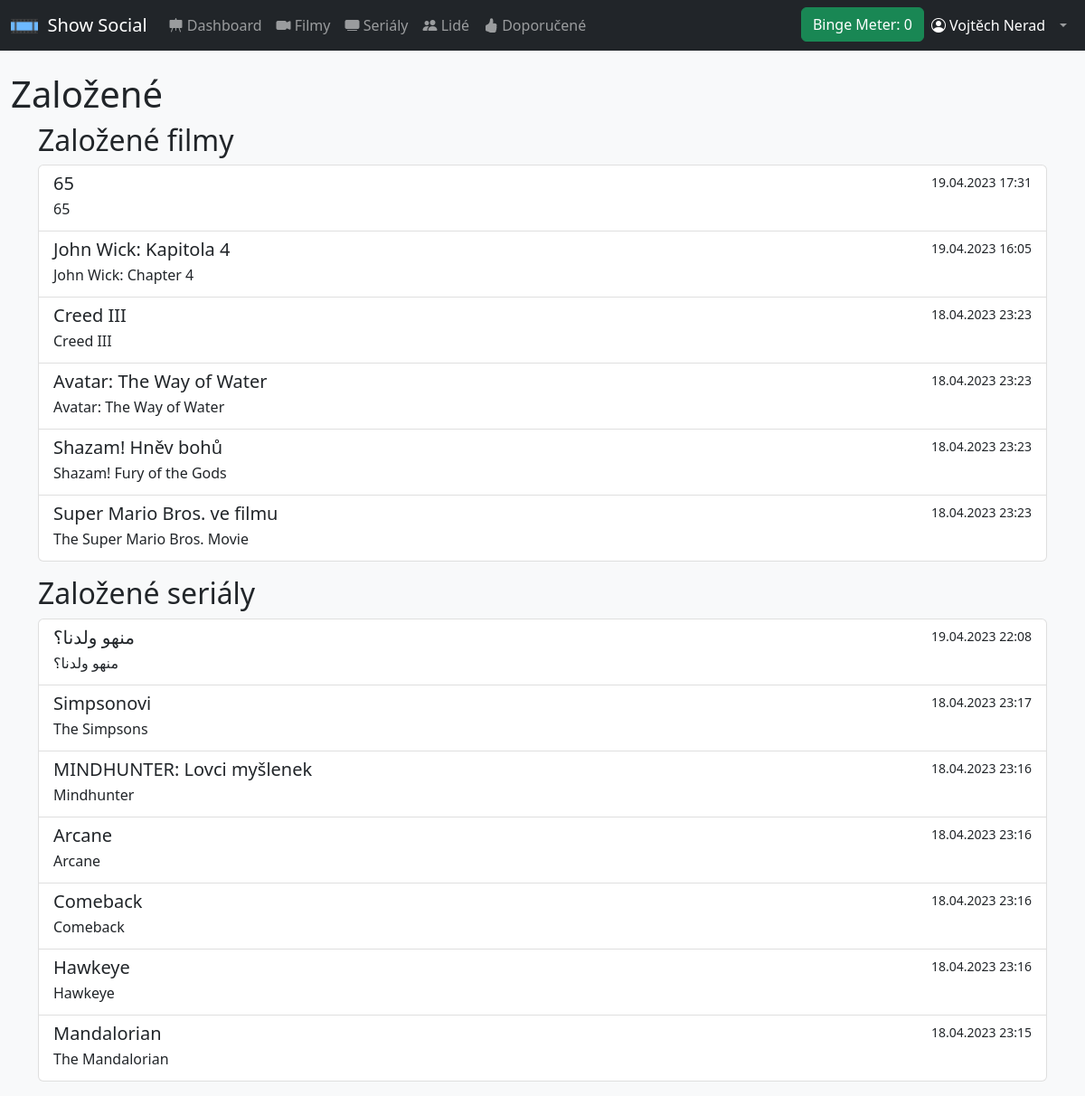
Page /bookmarks.php (signed in) on the earlier database version.
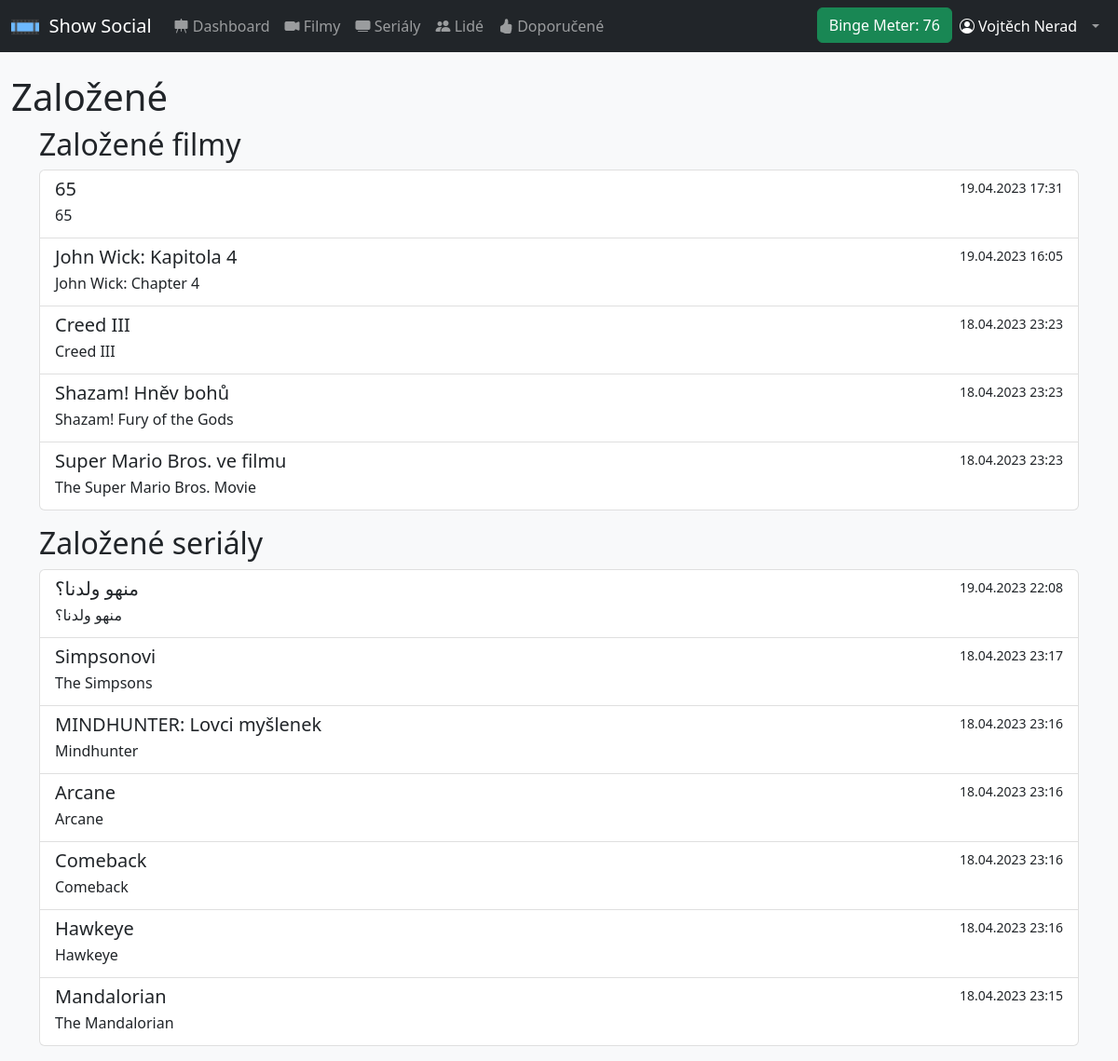
Same page on the later database version.
### tables this page shows
CREATE TABLE `bookmarked_movies` (
  `user_id` int(11) NOT NULL,
  `movie_id` int(11) NOT NULL,
  `timestamp` timestamp NOT NULL DEFAULT current_timestamp()
);

CREATE TABLE `movies` (
  `movie_id` int(11) NOT NULL,
  `title` varchar(100) NOT NULL,
  `original_title` varchar(100) NOT NULL,
  `overview` varchar(1000) NOT NULL,
  `poster_path` varchar(50) NOT NULL,
  `release_date` date NOT NULL,
  `runtime` smallint(6) NOT NULL
);

CREATE TABLE `bookmarked_tv_shows` (
  `user_id` int(11) NOT NULL,
  `show_id` bigint(20) NOT NULL,
  `timestamp` timestamp NOT NULL DEFAULT current_timestamp()
);

CREATE TABLE `tv_shows` (
  `id` bigint(20) NOT NULL,
  `name` varchar(255) NOT NULL,
  `original_name` varchar(255) NOT NULL,
  `poster_path` varchar(255) NOT NULL
);

### classes/dbh.class.php (called while the page is built)
<?php
class Dbh {
    private $host = "localhost";
    private $username = "root";
    private $password = "ayylmao1337";
    private $dbname = "show_social";
    public function connect() {
        $dsn = 'mysql:host=' .  $this->host .';dbname=' . $this->dbname;
        $pdo = new PDO($dsn, $this->username, $this->password);
        $pdo->setAttribute(PDO::ATTR_DEFAULT_FETCH_MODE, PDO::FETCH_ASSOC);
        return $pdo;
    }
}

### classes/User.class.php (called while the page is built, shortened)
<?php
require_once $_SERVER['DOCUMENT_ROOT'].'/classes/dbh.class.php';
class User extends Dbh {
    private $id;
    function __construct($userId) {
        $this->id = $userId;
    }
    function getWatchtimePerLastDay() {
        $showSql = '
            SELECT SUM(tv_show_episodes.runtime) as runtime
            FROM seen_episodes
            LEFT JOIN tv_show_episodes
            ON seen_episodes.id = tv_show_episodes.id
            WHERE seen_episodes.timestamp >= NOW() - INTERVAL 1 DAY AND user_id = (:user_id);
        ';
        $showsStatement = $this->connect()->prepare($showSql);
        $showsStatement->execute([
            ":user_id" => $this->id
        ]);
        $showsWatchtime = $showsStatement->fetch();
        $moviesSql = '
            SELECT SUM(movies.runtime) as runtime
            FROM seen_movies
            LEFT JOIN movies
            ON seen_movies.movie_id = movies.movie_id
            WHERE seen_movies.timestamp >= NOW() - INTERVAL 1 DAY AND user_id = (:user_id);
        ';
        $moviesStatement = $this->connect()->prepare($moviesSql);
        $moviesStatement->execute([
            ":user_id" => $this->id
        ]);
        $moviesWatchtime = $moviesStatement->fetch();
        $totalWatchtime = new stdClass();
        $totalWatchtime->watchtime = 0;
        if ($showsWatchtime['runtime']) {
            $totalWatchtime->watchtime = $totalWatchtime->watchtime + $showsWatchtime['runtime'];
        }
        if ($moviesWatchtime['runtime']) {
            $totalWatchtime->watchtime = $totalWatchtime->watchtime + $moviesWatchtime['runtime'];
        }
        $limitSql = '
            SELECT watch_limit
            FROM users
            WHERE id = (:user_id)
            LIMIT 1;
        ';
        $limitStatement = $this->connect()->prepare($limitSql);
        $limitStatement->execute([
            ':user_id' => $this->id
        ]);
        $watchtimeLimit = $limitStatement->fetch();
        $totalWatchtime->watchtimeLimit = $watchtimeLimit['watch_limit'];
        $totalWatchtime->watchtimePercentage = round((($totalWatchtime->watchtime/$totalWatchtime->watchtimeLimit) * 100), 1);
        return $totalWatchtime;
    }
    function bookmarkedMovies() {
        $bookmarkedMoviesStatement = $this->connect()->prepare('
            SELECT movies.movie_id, movies.title, movies.original_title, movies.poster_path, bookmarked_movies.timestamp
            FROM bookmarked_movies
            LEFT JOIN movies
            ON bookmarked_movies.movie_id = movies.movie_id
            WHERE user_id = (:user_id)
            ORDER BY bookmarked_movies.timestamp DESC;
        ');
        $bookmarkedMoviesStatement->execute([
            ':user_id' => $this->id
        ]);
        $bookmarkedMoviesData = $bookmarkedMoviesStatement->fetchAll();
        return $bookmarkedMoviesData;
    }
    function bookmarkedTvShows() {
        $bookmarkedTvShowsStatement = $this->connect()->prepare('
            SELECT tv_shows.id as show_id, tv_shows.name, tv_shows.original_name, tv_shows.poster_path, bookmarked_tv_shows.timestamp
            FROM bookmarked_tv_shows
            LEFT JOIN tv_shows
            ON bookmarked_tv_shows.show_id = tv_shows.id
            WHERE user_id = (:user_id)
            ORDER BY bookmarked_tv_shows.timestamp DESC;
        ');
        $bookmarkedTvShowsStatement->execute([
            ':user_id' => $this->id
        ]);
        $bookmarkedTvShowsData = $bookmarkedTvShowsStatement->fetchAll();
        return $bookmarkedTvShowsData;
    }
}

### bookmarks.php (the view, shortened to what this page needs)
<?php
require_once $_SERVER['DOCUMENT_ROOT'].'/classes/User.class.php';
$active_page = 'profile';
include 'includes/header.inc.php';
echo '<h1>Založené</h1>';
$user = new User($_SESSION['user_id']);
$bookmarkedMovies = $user->bookmarkedMovies();
echo '<div class="container-sm mb-3">';
echo '<h2>Založené filmy</h2>';
echo '<div class="list-group">';
if ($bookmarkedMovies) {
    foreach ($bookmarkedMovies as $bookmarkedMovie) {
        echo '<a href="./movie.php?id=' . $bookmarkedMovie['movie_id'] . '" class="list-group-item list-group-item-action">';
        echo '<div class="d-flex w-100 justify-content-between">';
        echo '<h5 class="mb-1">' . $bookmarkedMovie['title'] . '</h5>';
        $bookmarkedTime = date_create($bookmarkedMovie['timestamp']);
        echo '<small>' . date_format($bookmarkedTime, 'd.m.Y H:i') . '</small>';
        echo '</div>';
        echo '<p class="mb-1">' . htmlspecialchars($bookmarkedMovie['original_title']) . '</p>';
        echo '</a>';
    }
} else {
    echo '<div class="list-group-item">Nemáte žádné založené filmy.</div>';
}
echo '</div>';
echo '</div>';
$bookmarkedTvShows = $user->bookmarkedTvShows();
echo '<div class="container-sm mb-3">';
echo '<h2>Založené seriály</h2>';
echo '<div class="list-group">';
if ($bookmarkedTvShows) {
    foreach ($bookmarkedTvShows as $bookmarkedTvShow) {
        echo '<a href="./show.php?id=' . $bookmarkedTvShow['show_id'] . '" class="list-group-item list-group-item-action">';
        echo '<div class="d-flex w-100 justify-content-between">';
        echo '<h5 class="mb-1">' . $bookmarkedTvShow['name'] . '</h5>';
        $bookmarkedTime = date_create($bookmarkedTvShow['timestamp']);
        echo '<small>' . date_format($bookmarkedTime, 'd.m.Y H:i') . '</small>';
        echo '</div>';
        echo '<p class="mb-1">' . htmlspecialchars($bookmarkedTvShow['original_name']) . '</p>';
        echo '</a>';
    }
} else {
    echo '<div class="list-group-item">Nemáte žádné založené seriály.</div>';
}
echo '</div>';
echo '</div>';
include 'includes/footer.inc.php';
?>

### includes/header.inc.php (shortened to what this page needs)
<?php
require_once 'user.inc.php';
?>
<!DOCTYPE html>
<html lang="cs">
<head>
    <link rel="stylesheet" type="text/css" href="styles/bootstrap.min.css">
    <link rel="stylesheet" type="text/css" href="styles/style.css">
    <link rel="stylesheet" type="text/css" href="../styles/toastify.css">
    <link rel="stylesheet" href="https://cdn.jsdelivr.net/npm/bootstrap-icons@1.9.1/font/bootstrap-icons.css">
</head>
<body class="bg-light">
<?php
    include 'navbar.inc.php';
?>
<div class="container-fluid">

### includes/navbar.inc.php (shortened to what this page needs)
<?php
    require_once $_SERVER['DOCUMENT_ROOT'].'/classes/User.class.php';
    $active_link_classes = 'class="nav-link active" aria-current="page"';
    $nonactive_link_classes = 'class="nav-link"';
    if (isset($_SESSION['user_id'])) {
        $userDataStatement = $db->prepare('
            SELECT watch_limit
            FROM users
            WHERE id = (:id)
            LIMIT 1;
        ');
        $userDataStatement->execute(array(':id' => $_SESSION['user_id']));
        $userData = $userDataStatement->fetch();
        $user = new User($_SESSION['user_id']);
    }
?>
<nav class="navbar sticky-top navbar-expand-lg navbar-dark bg-dark mb-4">
    <div class="container-fluid">
        <a class="navbar-brand" href="../index.php">
            <img src="/assets/favicon/android-chrome-512x512.png" alt="Logo" width="30" height="24" class="d-inline-block align-text-bottom">
            &nbsp;Show Social
        </a>
        <div class="collapse navbar-collapse" id="navbarSupportedContent">
            <ul class="navbar-nav me-auto mb-2 mb-lg-0">
                <li class="nav-item">
                    <?php
                    if (isset($_SESSION['user_id'])) {
                        echo '<a ' . (($active_page == 'dashboard') ? $active_link_classes : $nonactive_link_classes) . ' href="../index.php"><i class="bi bi-easel-fill"></i> Dashboard</a>';
                    } else {
                        echo '<a ' . (($active_page == 'introduction') ? $active_link_classes : $nonactive_link_classes) . ' href="../index.php">Úvod</a>';
                    }
                    ?>
                </li>
                <li class="nav-item">
                    <a <?php echo(($active_page == 'movie') ? $active_link_classes : $nonactive_link_classes); ?> href="movies.php"><i class="bi bi-camera-video-fill"></i> Filmy</a>
                </li>
                <li class="nav-item">
                    <a <?php echo(($active_page == 'shows') ? $active_link_classes : $nonactive_link_classes); ?> href="shows.php"><i class="bi bi-tv-fill"></i> Seriály</a>
                </li>
                <li class="nav-item">
                    <a <?php echo(($active_page == 'people') ? $active_link_classes : $nonactive_link_classes); ?> href="users.php"><i class="bi bi-people-fill"></i> Lidé
                    </a>
                </li>
                <?php
                if (isset($_SESSION['user_id'])) {
                    echo '<li class="nav-item">';
                    echo '<a ' . (($active_page == 'recommendations') ? $active_link_classes : $nonactive_link_classes) . ' href="../recommendations.php"><i class="bi bi-hand-thumbs-up-fill"></i> Doporučené</a>';
                    echo '</li>';
                    }
                ?>
            </ul>
            <ul class="navbar-nav ms-auto mb-2 mb-lg-0">
                <li class="nav-item">
                    <?php
                    if (isset($_SESSION['user_id'])) {
                        $watchtimeObject = $user->getWatchtimePerLastDay();
                        $seenMinutesInTotal = $watchtimeObject->watchtime;
                        $bingeMeterClass = ($seenMinutesInTotal > $userData['watch_limit']) ? 'btn-danger' : 'btn-success';
                        $seenPercentage = round((($seenMinutesInTotal/$userData['watch_limit']) * 100), 1);
                        if ($seenPercentage < 80) {
                            $bingeMeterClass = 'success';
                        } elseif ($seenPercentage < 100) {
                            $bingeMeterClass = 'warning';
                        } else {
                            $bingeMeterClass = 'danger';
                        }
                        echo '<a href="../bingemeter.php" id="binge-meter-button" class="btn btn-' . $bingeMeterClass . '">';
                        echo 'Binge Meter: ' . $seenPercentage;
                        echo '</a>';
                    }
                    ?>
                </li>
                <li class="nav-item">
                    <?php
                    if (isset($_SESSION['user_id'])) {
                        echo '<a ' . (($active_page == 'profile') ? $active_link_classes : $nonactive_link_classes) . ' href="../profile.php"><i class="bi bi-person-circle"></i> ' . $_SESSION['first_name'] . ' ' . $_SESSION['last_name'] . '</a>';
                    } else {
                        echo '<a ' . (($active_page == 'login') ? $active_link_classes : $nonactive_link_classes) . ' href="../signin.php"><i class="bi bi-person-circle"></i> Přihlášení</a>';
                    }
                    ?>
                </li>
                <?php
                if (isset($_SESSION['user_id'])) {
                    echo '<li class="nav-item dropdown">';
                    echo '<a class="nav-link dropdown-toggle" href="#" role="button" data-bs-toggle="dropdown" aria-expanded="false"></a>';
                    echo '</li>';
                }
                ?>
            </ul>
        </div>
    </div>
</nav>

### includes/footer.inc.php (shortened to what this page needs)
</div>
</body>
</html>

Differences in the rows shown:
removed bookmarked_movies: movie.title "Avatar: The Way of Water", timestamp "18.04.2023 23:23", movie.original_title "Avatar: The Way of Water"
Other differences:
$seenPercentage: "0" → "76"
